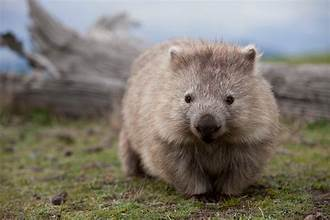
#> input picture w.jpg, 330 x 220 px
$ python latihan1.py
#> lines starting #> are read from the running program, lines starting #| are printed output that depends on the picture
import cv2
import numpy as np

# read gambar
img=cv2.imread('w.jpg')
#> img is the input picture: shape (220, 330, 3); mean B, G, R 110, 120.3, 125.9
# operasi invers
im2= 255 - img
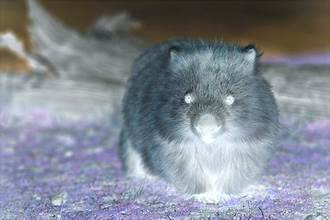
#> im2: shape (220, 330, 3); mean B, G, R 145, 134.7, 129.1
# menampilkan gambar
cv2.imshow('w.jpg',im2)
cv2.waitKey(0)
cv2.destroyAllWindows()
